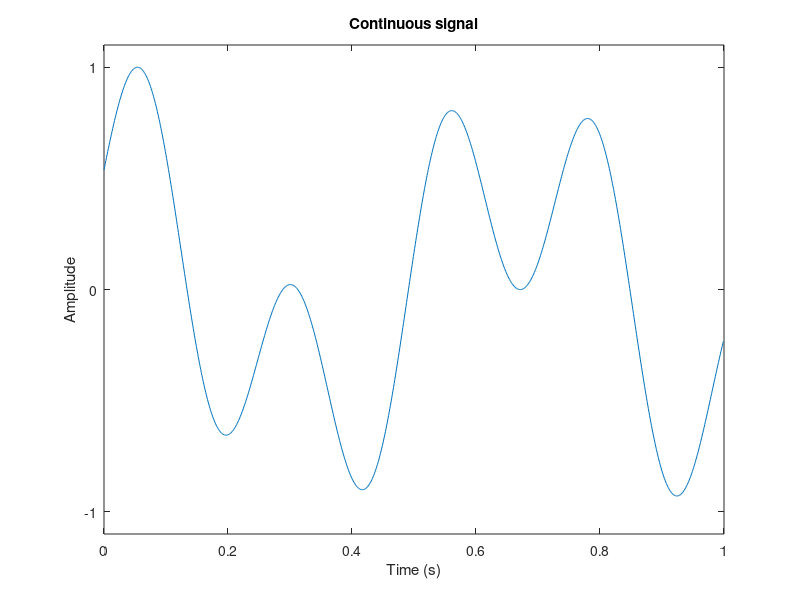
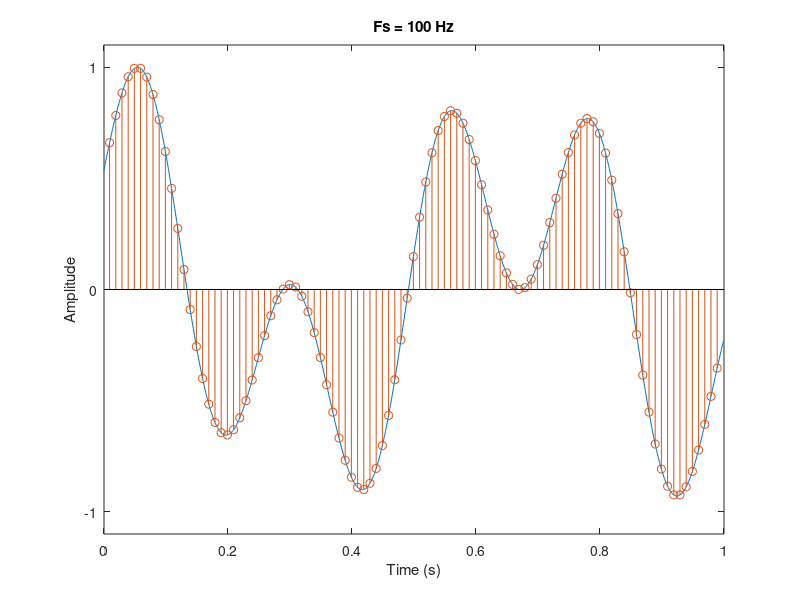
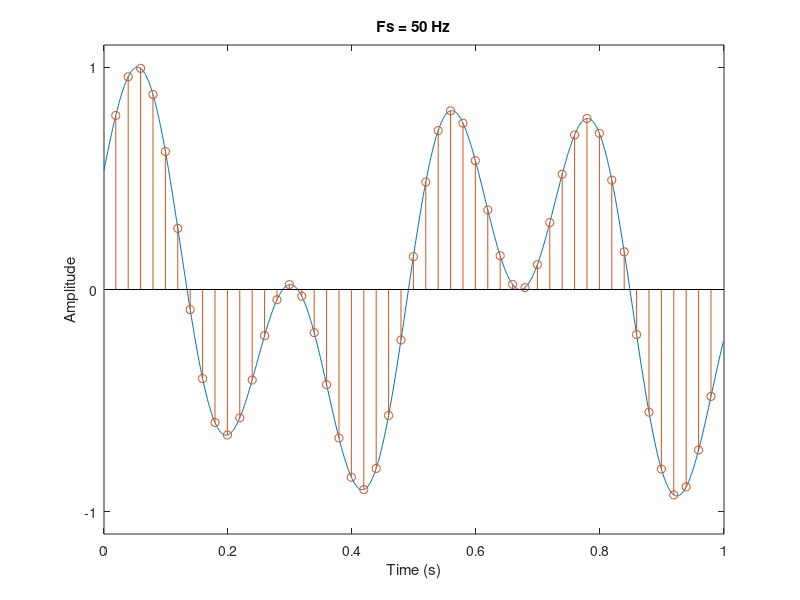
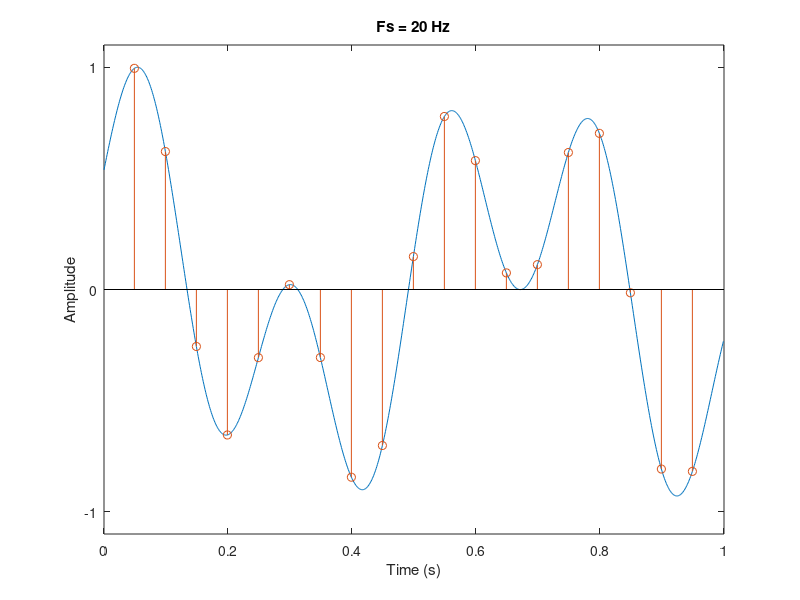

These charts were generated, in order, by the following MATLAB code:
% Example of sampling in time domain

close all;
clear;

% Specify sampling intervals (in samples)
Ts = [10; 20; 50; 100];

% Generate example signal s
N = 1000;
xvec = (0:(N-1))/N;
s0 = cos(2*pi*xvec * 1.5);
s1 =  sin(2*pi*xvec * 4.1);
s = s0+s1; s = s./max(abs(s));

% Plot unsampled figure
figure('Position',[1,1, 800, 100]);
plot(xvec, s); hold on;

ylabel('Amplitude');
xlabel('Time (s)');
title('Continuous signal');
yticks([-1, 0, 1]);
xlim([0, 1]);
ylim([-1.1, 1.1])
exportgraphics(gcf, ['sampling_0.png']);


% Plot sampled versions
for i = 1:length(Ts)
    T = Ts(i);
    figure('Position',[1,1, 800, 100]);

    plot(xvec, s); hold on;
    iT = T:T:(N-1);
    stem(xvec(iT), s(iT));

    % Compute sampling frequency
    fs = N/T;
    ts = (1/fs) * 1000;

    yticks([-1, 0, 1]);
    xlim([0, 1]);
    ylim([-1.1, 1.1])
    ylabel('Amplitude');
    xlabel('Time (s)');
    title(['Fs = ' num2str(fs) ' Hz']);
    exportgraphics(gcf, ['sampling_' num2str(i) '.png']);

end